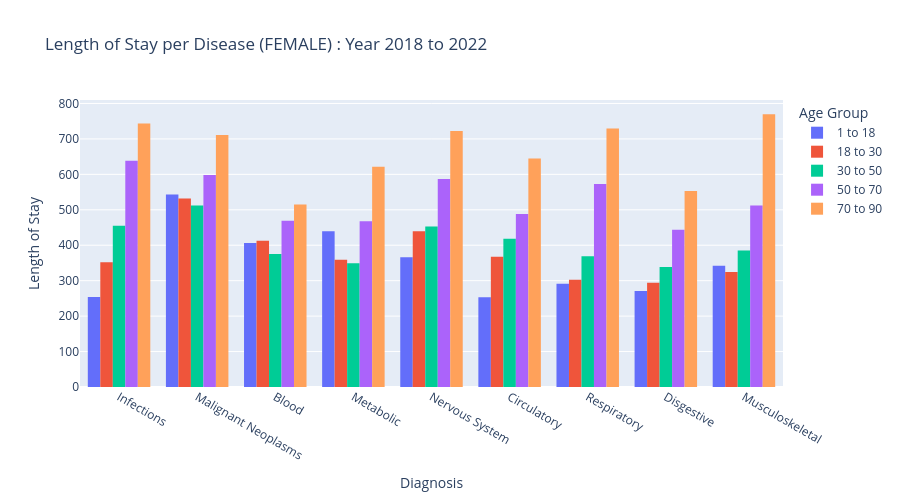

Write notebook code for a chart like this one.
### Markdown cell above
## Female - Year 2018 to 2022

### Code cell
df_female_melted = pd.melt(df_female, id_vars=['Diagnosis'], value_vars=[ '1 to 18', '18 to 30' ,'30 to 50','50 to 70','70 to 90'], 
                     var_name='Age Group', value_name='Count')

fig = px.histogram(df_female_melted, x='Diagnosis', y='Count', color='Age Group', 
                   title="Length of Stay per Disease (FEMALE) : Year 2018 to 2022", height=500, barmode='group')
fig.update_xaxes(title_text='Diagnosis')
fig.update_yaxes(title_text='Length of Stay')

fig.show()

### Figure 1 — Plotly figure (JSON) as saved in the notebook; plotly's stock layout.template omitted (floating-point values rounded to 4 significant figures; data arrays with more than 128 entries replaced by an {"elided": "..."} marker saying what was removed)
{"data": [{"alignmentgroup": "True", "bingroup": "x", "histfunc": "sum", "hovertemplate": "Age Group=1 to 18<br>Diagnosis=%{x}<br>sum of Count=%{y}<extra></extra>", "legendgroup": "1 to 18", "marker": {"color": "#636efa", "pattern": {"shape": ""}}, "name": "1 to 18", "offsetgroup": "1 to 18", "orientation": "v", "showlegend": true, "type": "histogram", "x": {"elided": "720 str values"}, "xaxis": "x", "y": {"elided": "720 float values"}, "yaxis": "y"}, {"alignmentgroup": "True", "bingroup": "x", "histfunc": "sum", "hovertemplate": "Age Group=18 to 30<br>Diagnosis=%{x}<br>sum of Count=%{y}<extra></extra>", "legendgroup": "18 to 30", "marker": {"color": "#EF553B", "pattern": {"shape": ""}}, "name": "18 to 30", "offsetgroup": "18 to 30", "orientation": "v", "showlegend": true, "type": "histogram", "x": {"elided": "720 str values"}, "xaxis": "x", "y": {"elided": "720 float values"}, "yaxis": "y"}, {"alignmentgroup": "True", "bingroup": "x", "histfunc": "sum", "hovertemplate": "Age Group=30 to 50<br>Diagnosis=%{x}<br>sum of Count=%{y}<extra></extra>", "legendgroup": "30 to 50", "marker": {"color": "#00cc96", "pattern": {"shape": ""}}, "name": "30 to 50", "offsetgroup": "30 to 50", "orientation": "v", "showlegend": true, "type": "histogram", "x": {"elided": "720 str values"}, "xaxis": "x", "y": {"elided": "720 float values"}, "yaxis": "y"}, {"alignmentgroup": "True", "bingroup": "x", "histfunc": "sum", "hovertemplate": "Age Group=50 to 70<br>Diagnosis=%{x}<br>sum of Count=%{y}<extra></extra>", "legendgroup": "50 to 70", "marker": {"color": "#ab63fa", "pattern": {"shape": ""}}, "name": "50 to 70", "offsetgroup": "50 to 70", "orientation": "v", "showlegend": true, "type": "histogram", "x": {"elided": "720 str values"}, "xaxis": "x", "y": {"elided": "720 float values"}, "yaxis": "y"}, {"alignmentgroup": "True", "bingroup": "x", "histfunc": "sum", "hovertemplate": "Age Group=70 to 90<br>Diagnosis=%{x}<br>sum of Count=%{y}<extra></extra>", "legendgroup": "70 to 90", "marker": {"color": "#FFA15A", "pattern": {"shape": ""}}, "name": "70 to 90", "offsetgroup": "70 to 90", "orientation": "v", "showlegend": true, "type": "histogram", "x": {"elided": "720 str values"}, "xaxis": "x", "y": {"elided": "720 float values"}, "yaxis": "y"}], "layout": {"barmode": "group", "height": 500, "legend": {"title": {"text": "Age Group"}, "tracegroupgap": 0}, "title": {"text": "Length of Stay per Disease (FEMALE) : Year 2018 to 2022"}, "xaxis": {"anchor": "y", "domain": [0, 1], "title": {"text": "Diagnosis"}}, "yaxis": {"anchor": "x", "domain": [0, 1], "title": {"text": "Length of Stay"}}}}
